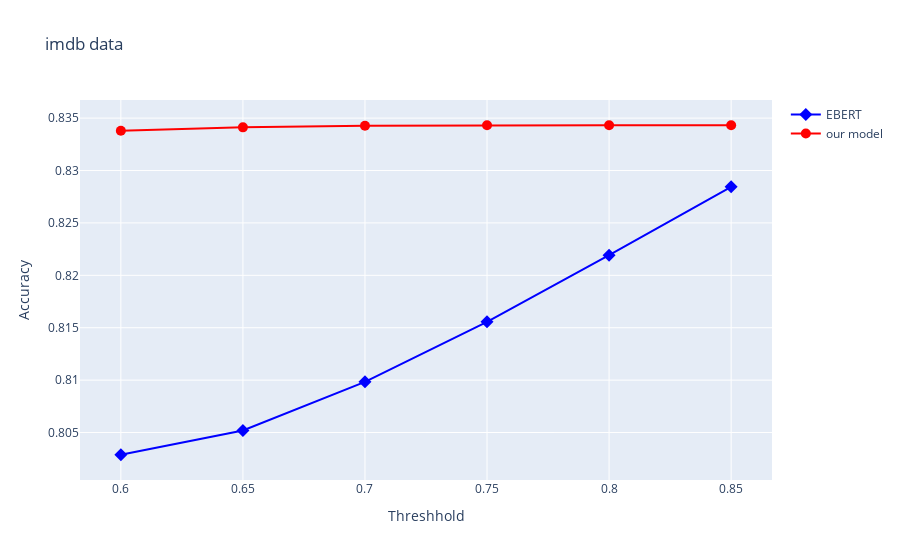
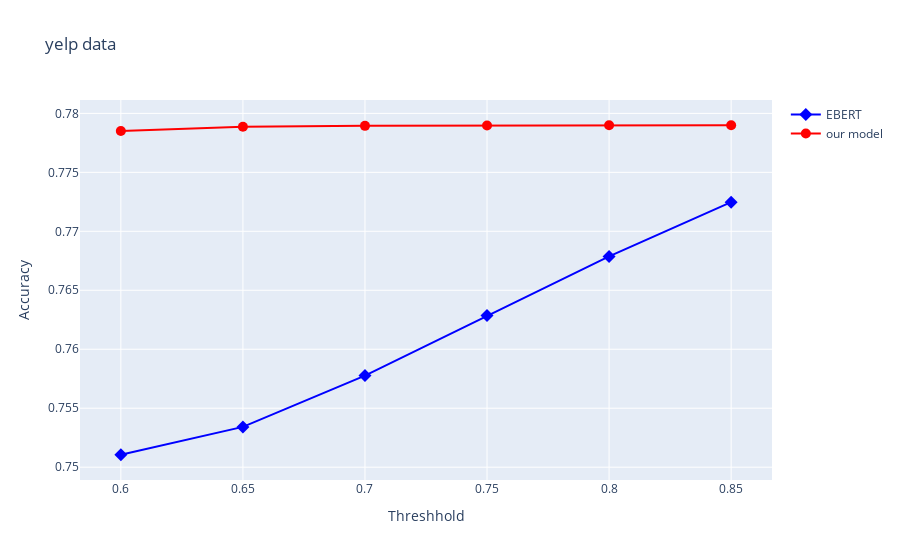
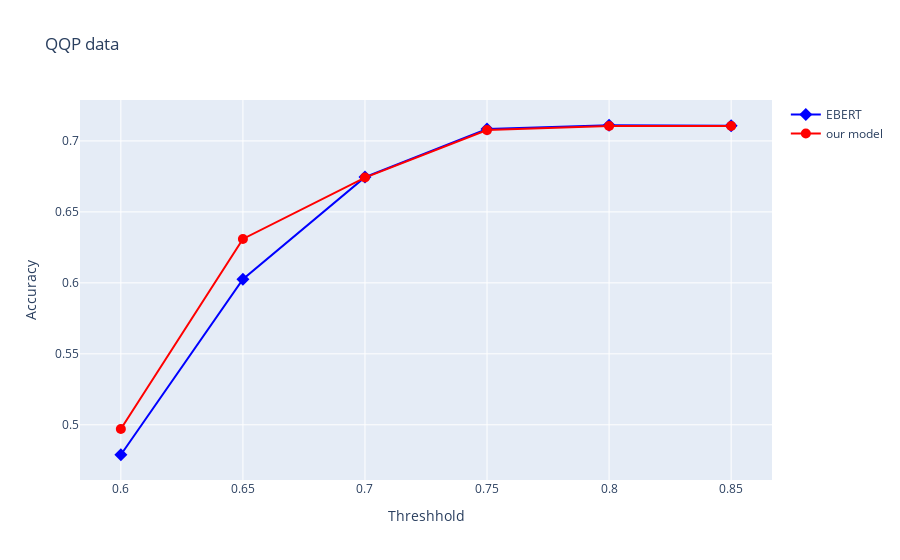
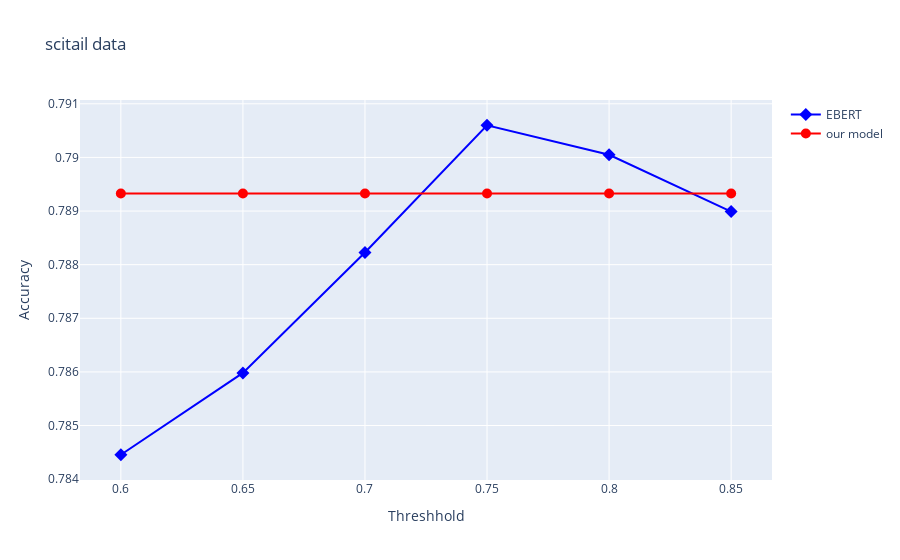

The notebook cell saved with these charts, in order:
### Code cell
threshhold=[0.6,0.65,0.7,0.75,0.8,0.85]
cos_qqp=[]
re_qqp=[]
re_snli=[]
cos_snli=[]
re_scitail=[]
cos_scitail=[]
re_imdb=[]
cos_imdb=[]
re_yelp=[]
cos_yelp=[]
cost_and_accuracy_calculate_ebert(1/12,1)
plot_accuracy_cost(0.35,1/12,threshhold,cos_qqp,re_qqp,re_snli,cos_snli,re_scitail,cos_scitail,re_imdb,cos_imdb,re_yelp,cos_yelp)

### Figure 1 — Plotly figure (JSON) as saved in the notebook; plotly's stock layout.template omitted (floating-point values rounded to 4 significant figures)
{"data": [{"hovertemplate": "threshhold=%{x}<br>Accuracy=%{y}", "marker": {"color": "blue", "size": 10, "symbol": "diamond"}, "mode": "lines+markers", "name": "EBERT", "type": "scatter", "x": [0.6, 0.65, 0.7, 0.75, 0.8, 0.85], "y": [0.8029, 0.8052, 0.8098, 0.8156, 0.8219, 0.8284]}, {"hovertemplate": "threshhold=%{x}<br>Accuracy=%{y}", "marker": {"color": "red", "size": 10}, "mode": "lines+markers", "name": "our model", "type": "scatter", "x": [0.6, 0.65, 0.7, 0.75, 0.8, 0.85], "y": [0.8338, 0.8341, 0.8343, 0.8343, 0.8343, 0.8343]}], "layout": {"title": {"text": "imdb data"}, "xaxis": {"ticktext": [0.6, 0.65, 0.7, 0.75, 0.8, 0.85], "tickvals": [0.6, 0.65, 0.7, 0.75, 0.8, 0.85], "title": {"text": "Threshhold"}}, "yaxis": {"title": {"text": "Accuracy"}}}}

### Figure 2 — Plotly figure (JSON) as saved in the notebook; plotly's stock layout.template omitted (floating-point values rounded to 4 significant figures)
{"data": [{"hovertemplate": "threshhold=%{x}<br>Accuracy=%{y}", "marker": {"color": "blue", "size": 10, "symbol": "diamond"}, "mode": "lines+markers", "name": "EBERT", "type": "scatter", "x": [0.6, 0.65, 0.7, 0.75, 0.8, 0.85], "y": [0.7511, 0.7534, 0.7578, 0.7629, 0.7679, 0.7725]}, {"hovertemplate": "threshhold=%{x}<br>Accuracy=%{y}", "marker": {"color": "red", "size": 10}, "mode": "lines+markers", "name": "our model", "type": "scatter", "x": [0.6, 0.65, 0.7, 0.75, 0.8, 0.85], "y": [0.7785, 0.7789, 0.7789, 0.779, 0.779, 0.779]}], "layout": {"title": {"text": "yelp data"}, "xaxis": {"ticktext": [0.6, 0.65, 0.7, 0.75, 0.8, 0.85], "tickvals": [0.6, 0.65, 0.7, 0.75, 0.8, 0.85], "title": {"text": "Threshhold"}}, "yaxis": {"title": {"text": "Accuracy"}}}}

### Figure 3 — Plotly figure (JSON) as saved in the notebook; plotly's stock layout.template omitted (floating-point values rounded to 4 significant figures)
{"data": [{"hovertemplate": "threshhold=%{x}<br>Accuracy=%{y}", "marker": {"color": "blue", "size": 10, "symbol": "diamond"}, "mode": "lines+markers", "name": "EBERT", "type": "scatter", "x": [0.6, 0.65, 0.7, 0.75, 0.8, 0.85], "y": [0.4789, 0.6026, 0.6745, 0.7083, 0.711, 0.7107]}, {"hovertemplate": "threshhold=%{x}<br>Accuracy=%{y}", "marker": {"color": "red", "size": 10}, "mode": "lines+markers", "name": "our model", "type": "scatter", "x": [0.6, 0.65, 0.7, 0.75, 0.8, 0.85], "y": [0.4971, 0.6309, 0.6742, 0.7076, 0.7105, 0.7105]}], "layout": {"title": {"text": "QQP data"}, "xaxis": {"ticktext": [0.6, 0.65, 0.7, 0.75, 0.8, 0.85], "tickvals": [0.6, 0.65, 0.7, 0.75, 0.8, 0.85], "title": {"text": "Threshhold"}}, "yaxis": {"title": {"text": "Accuracy"}}}}

### Figure 4 — Plotly figure (JSON) as saved in the notebook; plotly's stock layout.template omitted (floating-point values rounded to 4 significant figures)
{"data": [{"hovertemplate": "threshhold=%{x}<br>Accuracy=%{y}", "marker": {"color": "blue", "size": 10, "symbol": "diamond"}, "mode": "lines+markers", "name": "EBERT", "type": "scatter", "x": [0.6, 0.65, 0.7, 0.75, 0.8, 0.85], "y": [0.7845, 0.786, 0.7882, 0.7906, 0.79, 0.789]}, {"hovertemplate": "threshhold=%{x}<br>Accuracy=%{y}", "marker": {"color": "red", "size": 10}, "mode": "lines+markers", "name": "our model", "type": "scatter", "x": [0.6, 0.65, 0.7, 0.75, 0.8, 0.85], "y": [0.7893, 0.7893, 0.7893, 0.7893, 0.7893, 0.7893]}], "layout": {"title": {"text": "scitail data"}, "xaxis": {"ticktext": [0.6, 0.65, 0.7, 0.75, 0.8, 0.85], "tickvals": [0.6, 0.65, 0.7, 0.75, 0.8, 0.85], "title": {"text": "Threshhold"}}, "yaxis": {"title": {"text": "Accuracy"}}}}
